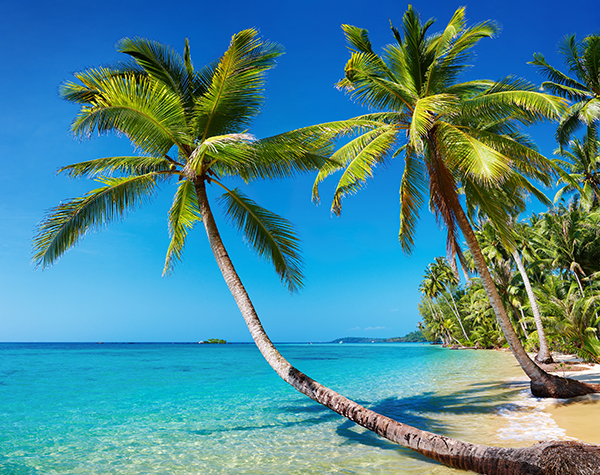
#> input picture images/beach.png, 600 x 475 px
$ jupyter execute histograms.ipynb   (shell and % lines are left out)
#> lines starting #> are read from the running program, lines starting #| are printed output that depends on the picture
[cell 1]
import cv2
import imutils
import numpy as np
import matplotlib.pyplot as plt

def display(image, flip=True, cmap=None, figsize=(6, 6), **kwargs):
    if flip:
        image = cv2.cvtColor(image, cv2.COLOR_BGR2RGB)

    # adjustment for histograms
    if kwargs.get("is_histogram", False):
        plt.figure(figsize=figsize)
        plt.plot(image)
    else:
        width=image.shape[1]
        height=image.shape[0]
        margin=50
        # dots per inch
        dpi=100.
        # inches
        figsize=((width+2*margin)/dpi, (height+2*margin)/dpi)
        #axes ratio
        left = margin/dpi/figsize[0]
        bottom = margin/dpi/figsize[1]
        fig = plt.figure(figsize=figsize, dpi=dpi)
        fig.subplots_adjust(left=left, bottom=bottom, right=1.-left, top=1.-bottom)
        _ = plt.imshow(image, cmap=cmap)
        plt.axis("off")
    plt.title(kwargs.get("title", None))
    plt.xlabel(kwargs.get("xlabel", None))
    plt.ylabel(kwargs.get("ylabel", None))
    plt.xlim(kwargs.get("xlim", None))
    plt.show()

def display_histogram(histograms, figsize=(6, 6), **kwargs):
    plt.figure(figsize=figsize)
    plt.title(kwargs.get("title", None))
    plt.xlabel(kwargs.get("xlabel", None))
    plt.ylabel(kwargs.get("ylabel", None))
    plt.xlim(kwargs.get("xlim", None))
    for h, c in histograms:
        plt.plot(h, color=c)
    plt.show()

#### Grayscale Histograms

 - cv2.calcHist(images, channels, mask, histSize, ranges)

[cell 2]
image = cv2.imread("images/beach.png")
#> image is the input picture: shape (475, 600, 3); mean B, G, R 148.4, 136.5, 73.3
gray = cv2.cvtColor(image, cv2.COLOR_BGR2GRAY)
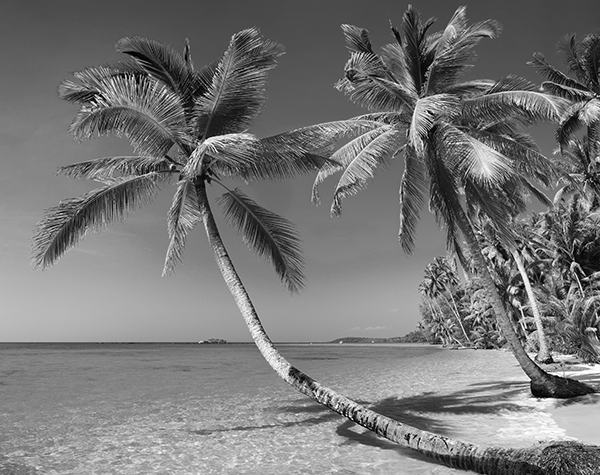
#> gray: shape (475, 600); min 0, max 255, mean 118.9

# calculate histogram
hist = cv2.calcHist([gray], [0], None, [256], [0, 256])
#> hist = 256 values, max 3566 at index 130, min 28 at index 253, mean 1113.3

display(gray, flip=False, cmap="gray")
display(
    hist, flip=False, is_histogram=True, figsize=(8, 6),
    xlim=[0, 256], xlabel="Bins", ylabel="# of pixels",
    title="Grayscale Histogram"
)
#> call 2 of display, with image = array of shape (256, 1), flip = False, figsize = (8, 6)
#> in display (call 2), `plt.show()`:
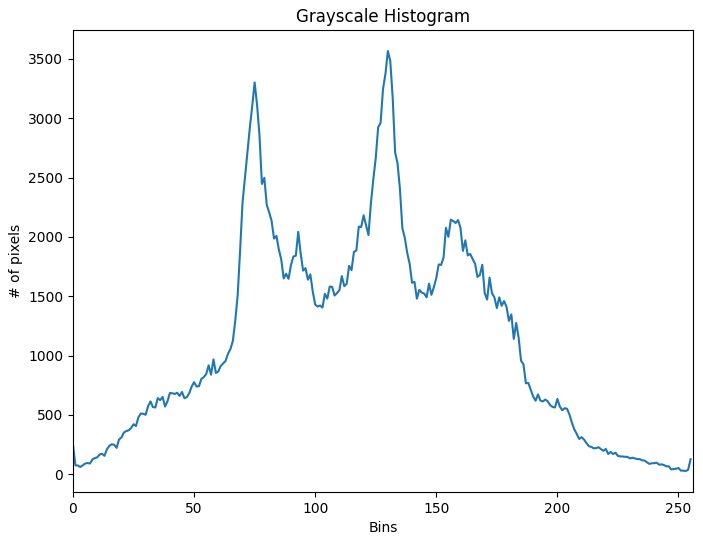
#> figure drawn by matplotlib, 1 panel; curve peaks at x = 130, y = 3566

[cell 3]
# normalized histogram
hist_normal = hist/hist.sum()
#> hist_normal = 256 values, max 0.0125 at index 130, min 9.82e-05 at index 253, mean 0.00391
display(
    hist_normal, flip=False, is_histogram=True, figsize=(8, 6),
    xlim=[0, 256], xlabel="Bins", ylabel="% of pixels",
    title="Normalized Histogram"
)

#### Color Histograms

[cell 4]
b, g, r = cv2.split(image)
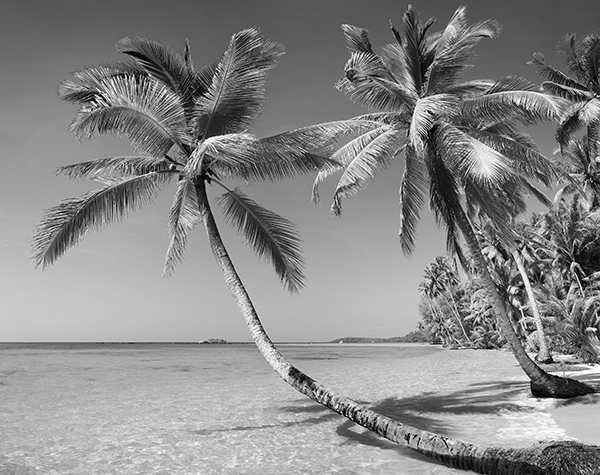
#> g: shape (475, 600); min 0, max 255, mean 136.5
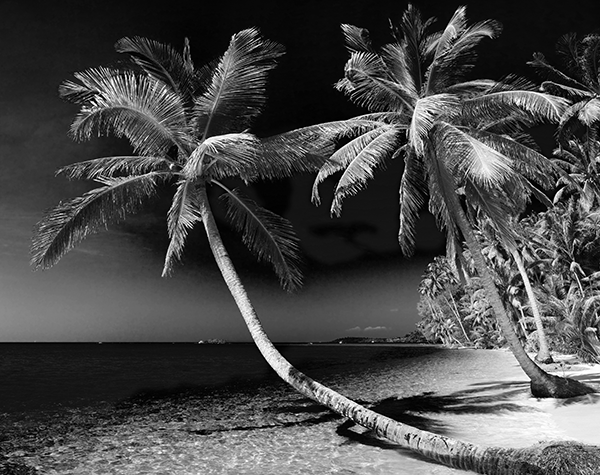
#> r: shape (475, 600); min 0, max 255, mean 73.3
hists = []
for c, name in [(b, "Blue"), (g, "Green"), (r, "Red")]:
    hists.append((cv2.calcHist([c], [0], None, [256], [0, 256]), name))
#> this loop made 3 passes
#> name on passes 1 to 3: 'Blue', 'Green', 'Red'
#> after the loop, hists = 3 items
display_histogram(
    hists, xlim=[0, 256], xlabel="Bins", ylabel="# of pixels",
    title="Flattened Color Histogram", figsize=(8, 6)
)
#> the loop in display_histogram, `for h, c in histograms:` made 3 passes

#### Multi-Dimensional Histograms

[cell 5]
# 2D Histogram

fig = plt.figure(figsize=(15, 6))
# plot a 2D color histogram for green and blue
ax = fig.add_subplot(131)
hist = cv2.calcHist([g, b], [0, 1], None, [32, 32],
    [0, 256, 0, 256])
p = ax.imshow(hist, interpolation="nearest")
ax.set_title("2D Color Histogram for G and B")
plt.colorbar(p)

# plot a 2D color histogram for green and red
ax = fig.add_subplot(132)
hist = cv2.calcHist([g, r], [0, 1], None, [32, 32],
    [0, 256, 0, 256])
p = ax.imshow(hist, interpolation="nearest")
ax.set_title("2D Color Histogram for G and R")
plt.colorbar(p)

# plot a 2D color histogram for blue and red
ax = fig.add_subplot(133)
hist = cv2.calcHist([b, r], [0, 1], None, [32, 32],
    [0, 256, 0, 256])
p = ax.imshow(hist, interpolation="nearest")
ax.set_title("2D Color Histogram for B and R")
plt.colorbar(p)

# finally, let's examine the dimensionality of one of the 2D
# histograms
print("2D histogram shape: {}, with {} values".format(
    hist.shape, hist.flatten().shape[0]))
#| 2D histogram shape: (32, 32), with 1024 values

[cell 6]
# 3D Histogram

[cell 7]
#
image = cv2.imread("images/horseshoe_bend.png")
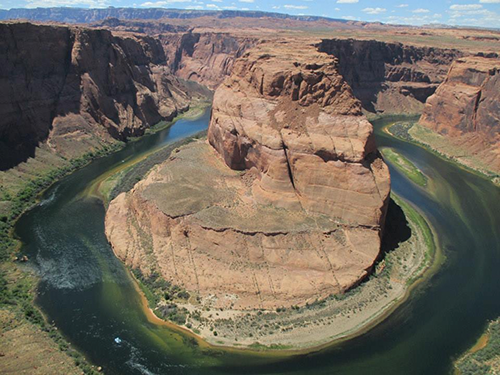
#> input picture images/horseshoe_bend.png, 500 x 375 px
#> image is the input picture: shape (375, 500, 3); mean B, G, R 94.8, 106.7, 114
gray = cv2.cvtColor(image, cv2.COLOR_BGR2GRAY)
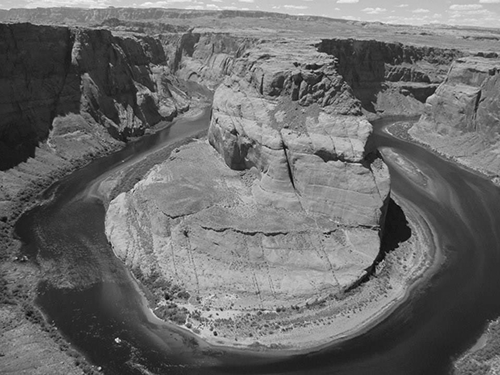
#> gray: shape (375, 500); min 4, max 248, mean 107.5

hist = cv2.calcHist([gray], [0], None, [256], [0, 256])
#> hist = 256 values, max 2725 at index 47, min 0 at index 0, mean 732.4
display(
    hist, flip=False, is_histogram=True, figsize=(8, 6),
    xlim=[0, 256], xlabel="Bins", ylabel="# of pixels",
    title="Grayscale Histogram"
)

[cell 8]
b, g, r = cv2.split(image)
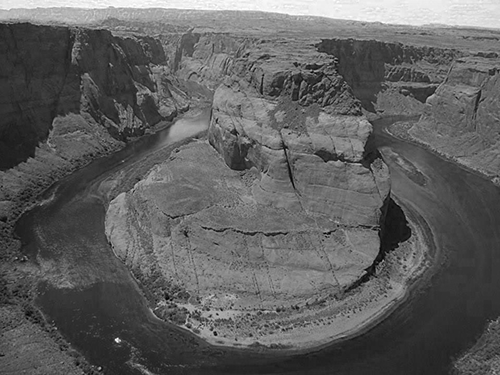
#> b: shape (375, 500); min 0, max 255, mean 94.8
#> g: shape (375, 500)
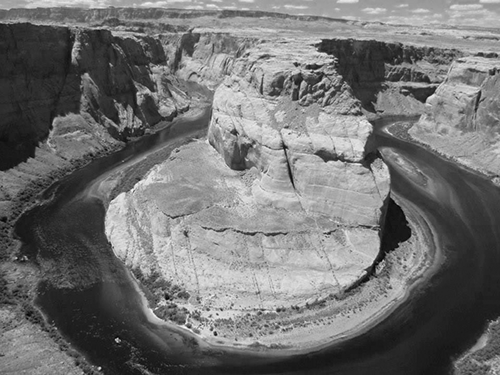
#> r: shape (375, 500); min 0, max 255, mean 114
hists = []
for c, name in [(b, "Blue"), (g, "Green"), (r, "Red")]:
    hists.append((cv2.calcHist([c], [0], None, [256], [0, 256]), name))
display_histogram(
    hists, xlim=[0, 256], xlabel="Bins", ylabel="# of pixels",
    title="Flattened Color Histogram", figsize=(8, 6)
)
#> the loop in display_histogram (call 2), `for h, c in histograms:` made 3 passes

[cell 9]
fig = plt.figure(figsize=(15, 6))
# plot a 2D color histogram for green and blue
ax = fig.add_subplot(131)
hist = cv2.calcHist([b, r], [0, 1], None, [32, 32],
    [0, 256, 0, 256])
p = ax.imshow(hist, interpolation="nearest")
ax.set_title("2D Color Histogram for G and B")
plt.colorbar(p)
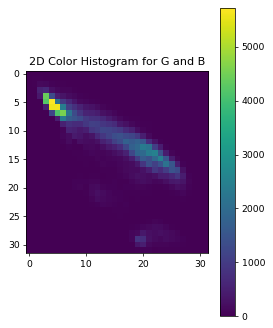
#> figure drawn by matplotlib, 2 panels

[cell 10]
eq = cv2.equalizeHist(gray)
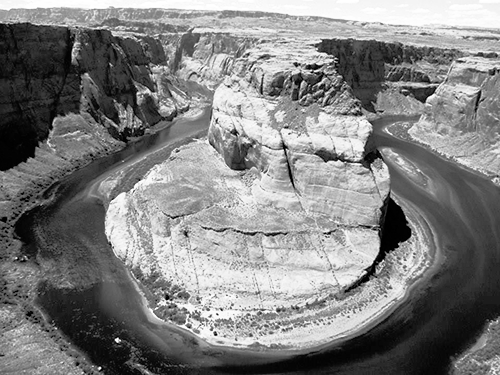
#> eq: shape (375, 500); min 0, max 255, mean 128.4
eq[272, 146]
#> Out = 210

[cell 11]
hist = cv2.calcHist([image], [0, 1, 2],
    None, [8, 16, 9], [0, 256, 0, 256, 0, 256])
print("3D histogram shape: {}, with {} values".format(
    hist.shape, hist.flatten().shape[0]))
#| 3D histogram shape: (8, 16, 9), with 1152 values
